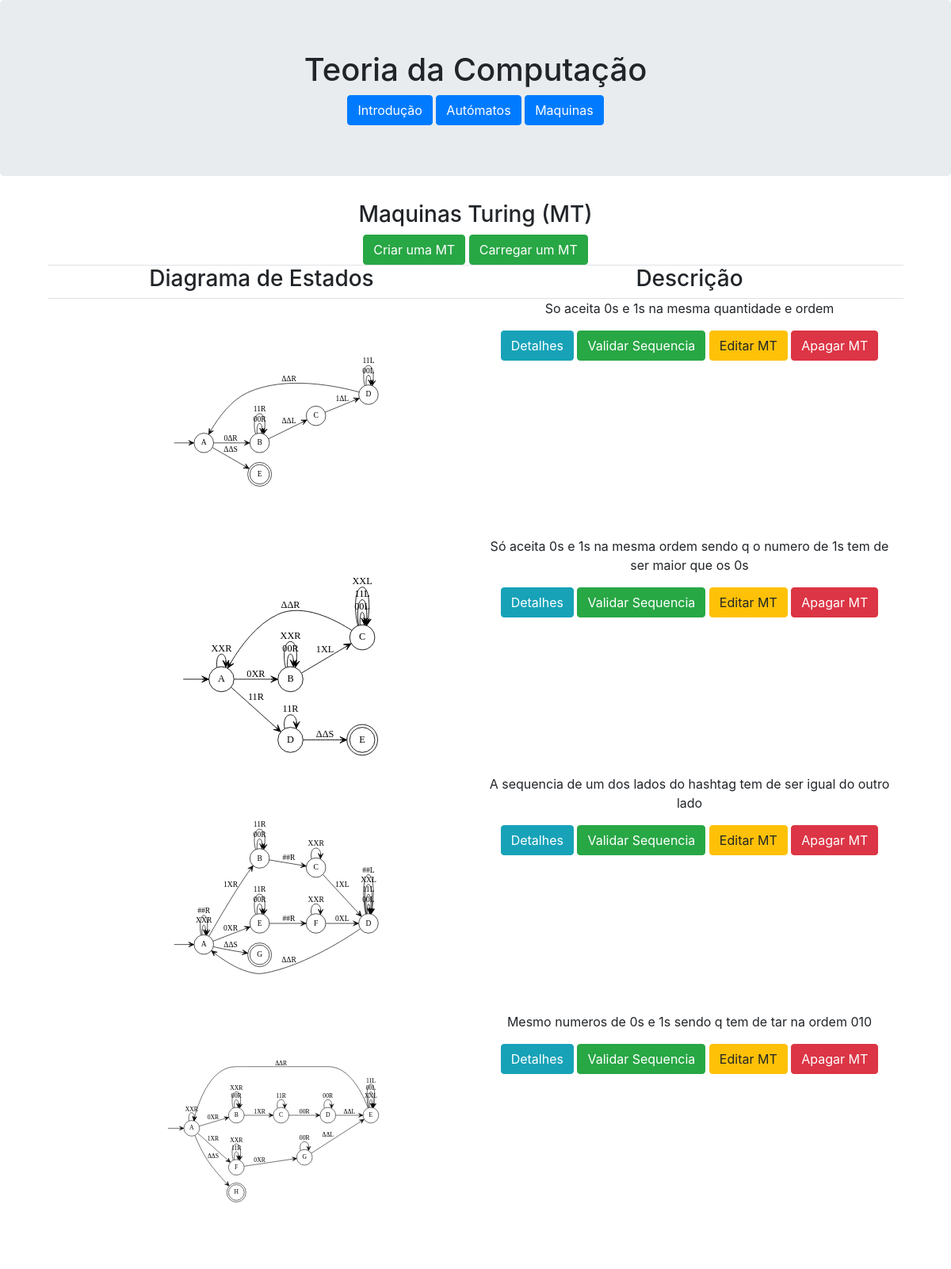
The app's page /maquinas with its own data.
### automatos/models.py (models this page shows, shortened)
class MTuring(models.Model):
    EstadoInicial = models.CharField(max_length=10000, default='A')
    EstadoFinal = models.CharField(max_length=10000, default='A')
    Transicoes = models.CharField(max_length=10000, default='A')
    Estados = models.CharField(max_length=10000, default='A')
    Alfabeto = models.CharField(max_length=10000, default='A')
    Descricao = models.CharField(max_length=10000, default='A')

### automatos/views.py (the view)
# urls.py: path('maquinas', views.mturing_page_view, name='mturing'),
def mturing_page_view(request):
	context = {'mturings': MTuring.objects.all()}
	return render(request, 'automatos/mturing.html', context)

### automatos/templates/automatos/mturing.html
{% extends 'automatos/layout.html' %}
{% block main %}
    <h3 class="">Maquinas Turing (MT)</h3>
    <nav>
        <a href="{% url 'automatos:criarmt' %}" class="btn btn-success" class="btn btn-info">Criar uma MT</a>
        <a href="{% url 'automatos:jsonmt' %}" class="btn btn-success" class="btn btn-info">Carregar um MT</a>
    </nav>
    <div class="container">
        <div class="row">
            <div class="col-sm-6 border-bottom border-top">
                <h3>Diagrama de Estados</h3>
            </div>
            <div class="col-sm-6 border-bottom border-top">
                <h3>Descrição</h3>
            </div>
        </div>
    </div>
    {% for mt in mturings %}
    <div class="container">
        <div class="row">
            <div class="col">
                {% load static %} <img src="{% static "automatos/images/imagesMaquinas/" %}{{ mt.Descricao }}.svg" alt="home" width="300" height="300" />
            </div>
            <div class="col">
                <p>{{ mt.Descricao }}</p>
                <a href="{% url 'automatos:visualmt' mt.id %}" class="btn btn-info btn_sm" >Detalhes</a>
                <a href="{% url 'automatos:testarmt' mt.id %}" class="btn btn-success btn_sm" >Validar Sequencia</a>
                <a href="{% url 'automatos:editarmt' mt.id %}" class="btn btn-warning btn_sm">Editar MT</a>
                <a href="{% url 'automatos:apagarmt' mt.id %}" class="btn btn-danger btn_sm">Apagar MT</a>
            </div>
        </div>
    </div>
    {% endfor %}
{% endblock %}

### records on screen
MTuring: Descricao (picture), Descricao "So aceita 0s e 1s na mesma quantidade e ordem"
MTuring: Descricao (picture), Descricao "Só aceita 0s e 1s na mesma ordem sendo q o numero de 1s tem de ser maior que os 0s"
MTuring: Descricao (picture), Descricao "A sequencia de um dos lados do hashtag tem de ser igual do outro lado"
MTuring: Descricao (picture), Descricao "Mesmo numeros de 0s e 1s sendo q tem de tar na ordem 010"
